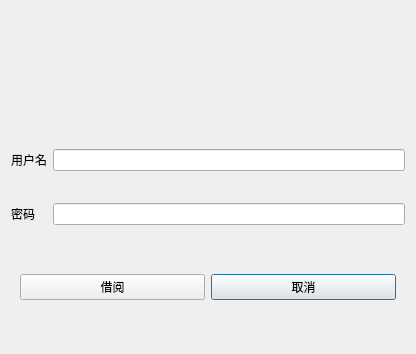
<?xml version="1.0" encoding="UTF-8"?>
<ui version="4.0">
 <class>Dlg_book_bor</class>
 <widget class="QDialog" name="Dlg_book_bor">
  <property name="geometry">
   <rect>
    <x>0</x>
    <y>0</y>
    <width>416</width>
    <height>354</height>
   </rect>
  </property>
  <property name="windowTitle">
   <string>Dialog</string>
  </property>
  <layout class="QGridLayout" name="gridLayout">
   <item row="0" column="0" colspan="2">
    <widget class="QLabel" name="lb_bookname">
     <property name="maximumSize">
      <size>
       <width>16777215</width>
       <height>80</height>
      </size>
     </property>
     <property name="text">
      <string/>
     </property>
    </widget>
   </item>
   <item row="1" column="0">
    <widget class="QLabel" name="label_2">
     <property name="text">
      <string>用户名</string>
     </property>
    </widget>
   </item>
   <item row="1" column="1">
    <widget class="QLineEdit" name="le_username"/>
   </item>
   <item row="2" column="0">
    <widget class="QLabel" name="label_3">
     <property name="text">
      <string>密码</string>
     </property>
    </widget>
   </item>
   <item row="2" column="1">
    <widget class="QLineEdit" name="le_password"/>
   </item>
   <item row="3" column="0" colspan="2">
    <widget class="QWidget" name="widget" native="true">
     <property name="maximumSize">
      <size>
       <width>16777215</width>
       <height>60</height>
      </size>
     </property>
     <layout class="QGridLayout" name="gridLayout_2">
      <item row="0" column="2">
       <widget class="QPushButton" name="btn_cancel">
        <property name="text">
         <string>取消</string>
        </property>
        <property name="name" stdset="0">
         <string>btn</string>
        </property>
       </widget>
      </item>
      <item row="0" column="1">
       <widget class="QPushButton" name="btn_ok">
        <property name="text">
         <string>借阅</string>
        </property>
        <property name="name" stdset="0">
         <string>btn</string>
        </property>
       </widget>
      </item>
     </layout>
    </widget>
   </item>
  </layout>
 </widget>
 <resources/>
 <connections/>
</ui>
